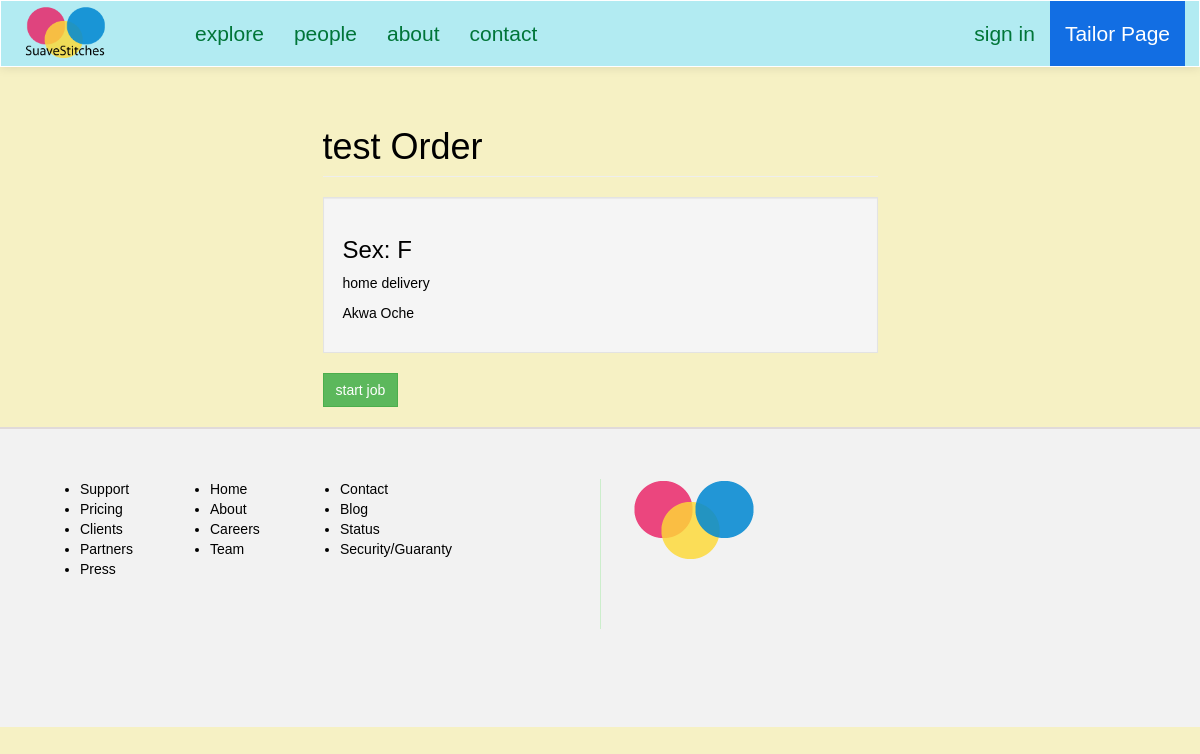
Page /suave/tailor/view/order/T1503218895 on the committed database.
### suave/models.py (models this page shows)
class Order(models.Model):
	client = models.ForeignKey(Client, null=True)
	size = models.ForeignKey(Size, null=True)
	tailor = models.ForeignKey(Tailor, null=True)
	fabric = models.ForeignKey(Fabric, null=True) #* change to foreign key with Fabric
	main_order_id = models.CharField(max_length=15, null=True)
	details = models.CharField(max_length=250, null=True) #*
	delivery_option = models.CharField(max_length=100, null=True)
	sex = models.CharField(max_length=2, default=' ')
	status = models.CharField(max_length=20, default='') #*
	cost = models.IntegerField(default=0) # final cost of order

class Client(models.Model):
	FEMALE = 'F'
	MALE = 'M'
	SEX_CHOICE = (
		(FEMALE, 'F'),
		(MALE, 'M'),
	)
	user = models.OneToOneField(User)
	address = models.CharField(max_length=200, null=True)
	preference = models.CharField(max_length=40)
	sex = models.CharField(max_length=2, choices=SEX_CHOICE, default=" ")
	def __str__(self):
		return self.user.username

class Fabric(models.Model):
	name = models.CharField(max_length=100)
	cost = models.IntegerField(null=True)
	sex = models.CharField(max_length=2, null=True)
	pattern = models.CharField(max_length=150, null=True)
	def __str__(self):
		return self.name

### suave/views.py (the view)
# urls.py: url(r'^tailor/view/order/(?P<main_order_id>[\w\-]+)$', views.tailorOrderDetails, name='tailorOrderDetails'),
def tailorOrderDetails(request, main_order_id):
	try:
		order = Order.objects.get(main_order_id=main_order_id)
	except Exception, e:
		return HttpResponse('can\'t do that %s' %main_order_id) # write better response
	context = {}
	context['tailorPage'] = True
	context['order'] = order
	return render(request, 'i/tailor/order_details.html', context)

### suave/templates/i/tailor/order_details.html
{% extends "i/layout/base.html" %}
{% block main_section %}
<div class="col-lg-6 col-lg-offset-3"><br>
	<h1 class="page-header">{{ order.client }} Order</h1>
		<div class="well">
			<h3>Sex: {{ order.sex }}</h3>
			<p>{{ order.delivery_option|lower }}</p>
			<p>{{ order.fabric }}</p>
		</div>
		<td><a href="{% url 'suave:tailorStartOrder' order.main_order_id %}" class="btn btn-success btn-md">start job</a></td>
	<br><br>
</div>
{% endblock %}

### suave/static/css/style.css (style rules this page uses)
.tailorPage-color { background: #90A4AE; background: #BDBDBD; background: #B2EBF2; background: #d8f0f3; background: #e8f2f3; background: #f6f1c4; }
a { text-decoration: none; }
* { -webkit-border-radius: 0 !important; -moz-border-radius: 0 !important; -ms-border-radius: 0 !important; border-radius: 0 !important; }
body { color: #000; font-family: weblysleek, arial; }

### rows in the picture
Order: client "test", sex "F", delivery_option "home delivery", fabric "Akwa Oche"
